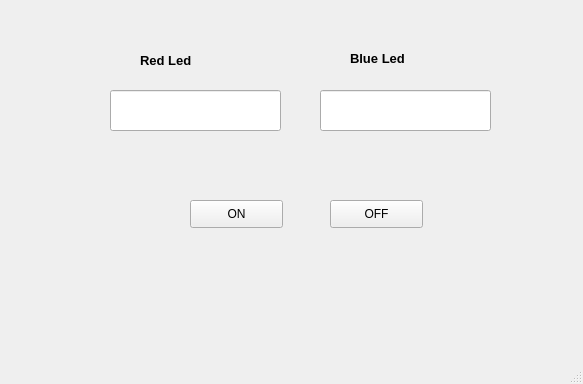
<?xml version="1.0" encoding="UTF-8"?>
<ui version="4.0">
 <class>MainWindow</class>
 <widget class="QMainWindow" name="MainWindow">
  <property name="geometry">
   <rect>
    <x>0</x>
    <y>0</y>
    <width>583</width>
    <height>384</height>
   </rect>
  </property>
  <property name="windowTitle">
   <string>MainWindow</string>
  </property>
  <widget class="QWidget" name="centralwidget">
   <widget class="QPushButton" name="OnButton">
    <property name="geometry">
     <rect>
      <x>190</x>
      <y>200</y>
      <width>93</width>
      <height>28</height>
     </rect>
    </property>
    <property name="text">
     <string>ON</string>
    </property>
   </widget>
   <widget class="QPushButton" name="OffButton">
    <property name="geometry">
     <rect>
      <x>330</x>
      <y>200</y>
      <width>93</width>
      <height>28</height>
     </rect>
    </property>
    <property name="text">
     <string>OFF</string>
    </property>
   </widget>
   <widget class="QLineEdit" name="RedlineEdit">
    <property name="geometry">
     <rect>
      <x>110</x>
      <y>90</y>
      <width>171</width>
      <height>41</height>
     </rect>
    </property>
   </widget>
   <widget class="QLineEdit" name="BluelineEdit">
    <property name="geometry">
     <rect>
      <x>320</x>
      <y>90</y>
      <width>171</width>
      <height>41</height>
     </rect>
    </property>
   </widget>
   <widget class="QLabel" name="label">
    <property name="geometry">
     <rect>
      <x>140</x>
      <y>50</y>
      <width>101</width>
      <height>21</height>
     </rect>
    </property>
    <property name="font">
     <font>
      <pointsize>10</pointsize>
      <weight>75</weight>
      <bold>true</bold>
     </font>
    </property>
    <property name="text">
     <string>Red Led</string>
    </property>
   </widget>
   <widget class="QLabel" name="label_2">
    <property name="geometry">
     <rect>
      <x>350</x>
      <y>50</y>
      <width>91</width>
      <height>16</height>
     </rect>
    </property>
    <property name="font">
     <font>
      <pointsize>10</pointsize>
      <weight>75</weight>
      <bold>true</bold>
     </font>
    </property>
    <property name="text">
     <string>Blue Led</string>
    </property>
   </widget>
  </widget>
  <widget class="QMenuBar" name="menubar">
   <property name="geometry">
    <rect>
     <x>0</x>
     <y>0</y>
     <width>583</width>
     <height>26</height>
    </rect>
   </property>
  </widget>
  <widget class="QStatusBar" name="statusbar"/>
 </widget>
 <resources/>
 <connections/>
</ui>
